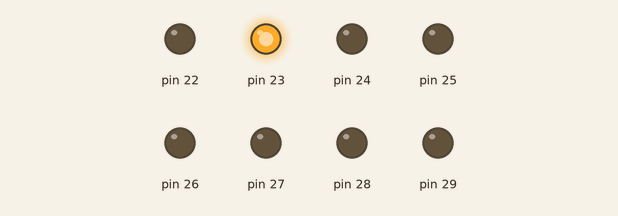
Recording of a sketch running on a simulated Arduino Mega 2560, built with avr-gcc and run on an emulated ATmega2560. Parts: output pins drawn as LEDs (lit = HIGH).

Above: at 0.1 s.
At 0.75 s:
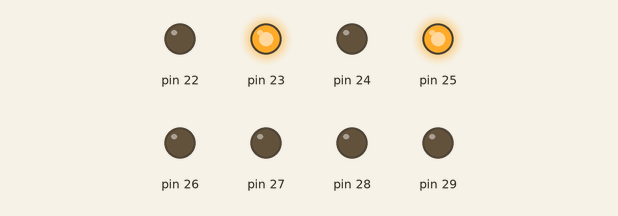
At 1.45 s:
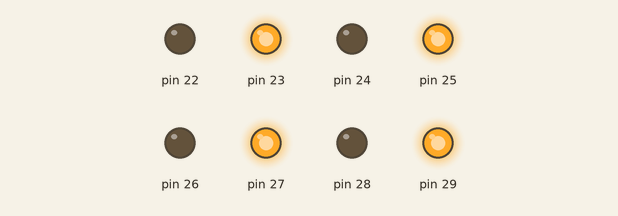
At 2.05 s:
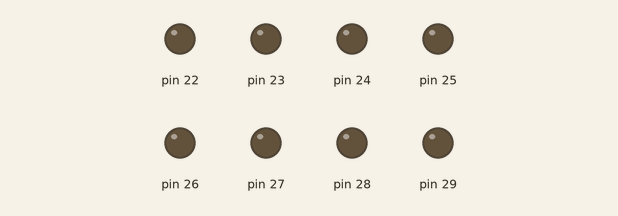
At 2.85 s:
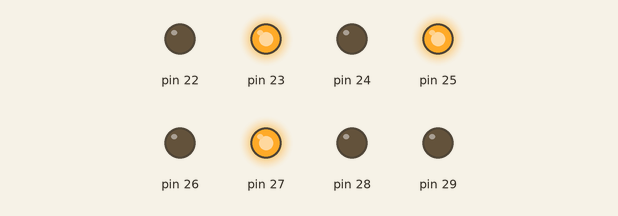
Timing chart, 0 to 3.1 s (numbered marks = the images above):
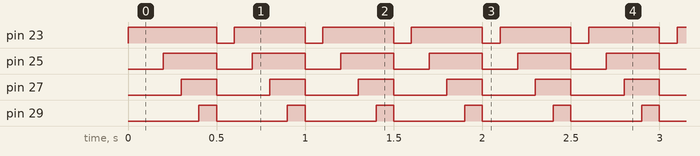

The sketch:

Q4.ino
```cpp
#include<avr/io.h>
void setup()
{
   DDRA |=  0xFF;
   PORTA = 0x02;
}

void loop()
{
  if(PORTA == 0x02)
  {
    _delay_ms(100);
    PORTA |= 0x02;
  }
  if(PORTA>0x80)
  {
     _delay_ms(100);
    PORTA &=~ 0xFF;
    _delay_ms(100);
    PORTA=0x02;
  }
   _delay_ms(100);
   PORTA |= PORTA<<2;
}
```

Measured:
- by itself, pin 23: alternates HIGH for 0.40 s and LOW for 0.10 s
- by itself, pin 25: alternates HIGH for 0.30 s and LOW for 0.20 s
- by itself, pin 27: alternates HIGH for 0.20 s and LOW for 0.30 s
- by itself, pin 29: alternates HIGH for 0.10 s and LOW for 0.40 s
